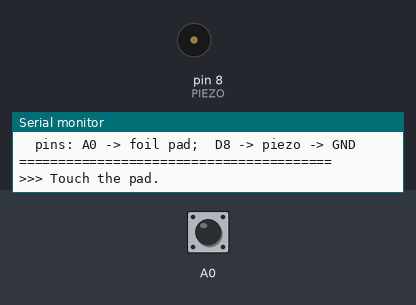
Recording of a sketch running on a simulated Arduino Uno, built with avr-gcc and run on an emulated ATmega328P. Parts: buzzer (waves = sounding), the last lines printed to the serial monitor. The test bench sets the inputs (shaded band); at power-on: A0 HIGH.

Above: at 2.1 s.
2.2 s: A0 pulled LOW for 0.15 s
At 3.0 s:
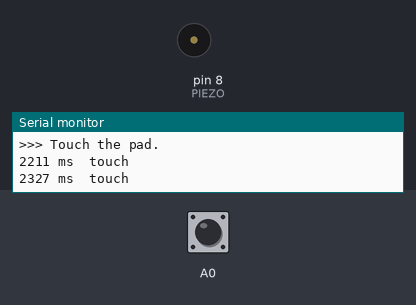
3.8 s: A0 pulled LOW for 3.2 s
At 3.97 s:
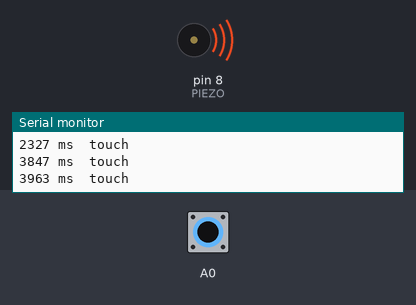
Timing chart, 0 to 8.6 s (numbered marks = the images above; inputs shaded):
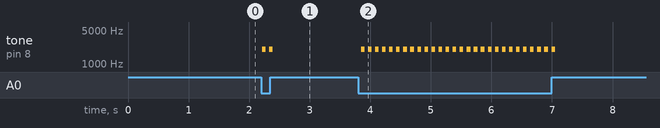

Measured:
- after the input at 2.2 s, tone on pin 8 (PIEZO): alternates 2000 Hz for 0.06 s and silent for 0.06 s, 4 changes in all, then stays silent, starting at once
- after the input at 3.8 s, tone on pin 8 (PIEZO): alternates 2000 Hz for 0.06 s and silent for 0.06 s, 56 changes in all, then stays silent, starting after 0.05 s

The sketch:

05_make_it_answer.ino
```cpp
// TASK 5: MAKE IT ANSWER BACK
//
// Goal: input drives output. This is the smallest complete interaction, and
// it is the template for most of what you will build in the project weeks.
//
// Everything before this was one half. Task 4 sensed, tasks 1 to 3 acted.
// Here they are wired together: touch the pad, feel a response.
//
// PINS  build this before you upload
//
//   A0 ---- bare wire ---- foil     the pad you built in task 04
//   D8 ---- piezo ---- GND          the piezo you built first
//
//   Three wires, and still no transistor. You already built both halves;
//   this task only joins them.
//
//   UPGRADE, once the piezo version works: move the output to the coin motor
//   on D9 and swap respond() for the analogWrite version below. That needs
//   the driver circuit from task 01, which is the point at which this stops
//   being three wires.

#include "logger.h"

#include <ADCTouch.h>

const int PAD   = A0;
const int PIEZO = 8;     // start here: no driver, two wires
// const int MOTOR = 9;  // upgrade: needs the task 01 transistor circuit

// ---- CHANGE ME ------------------------------------------------------------
float threshold  = 1.01;
int   debounceMs = 100;   // ignore re-triggers this soon after one fires
// ---------------------------------------------------------------------------

int baseline[25];
int idx = 0;
unsigned long lastFire = 0;

int baselineAverage() {
  long t = 0;
  for (int i = 0; i < 25; i++) t += baseline[i];
  return t / 25;
}

// ---- THE INTERESTING PART -------------------------------------------------
// Everything above is plumbing. THIS is your design decision.
void respond() {
  tone(PIEZO, 2000);
  delay(60);
  noTone(PIEZO);
}

// The motor version, for when you have built the task 01 driver. Same shape,
// different actuator: that is the whole idea of keeping respond() separate.
//
//   analogWrite(MOTOR, 200);
//   delay(60);
//   analogWrite(MOTOR, 0);

void setup() {
  pinMode(PIEZO, OUTPUT);
  logBegin("TASK 05  make it answer", "A0 -> foil pad;  D8 -> piezo -> GND");
  for (int i = 0; i < 25; i++) baseline[i] = ADCTouch.read(PAD, 300);
  logHint("Touch the pad.");
}

void loop() {
  int reading = ADCTouch.read(PAD, 300);

  if (reading > baselineAverage() * threshold) {
    if (millis() - lastFire > debounceMs) {   // debounce: one touch, one response
      lastFire = millis();
      logEvent("touch");
      respond();
    }
  } else {
    baseline[idx] = reading;
    idx = (idx + 1) % 25;
  }
  delay(20);
}

// ---- THINGS TO TRY --------------------------------------------------------
//
// 1. Set debounceMs to 0 and hold your finger on the pad. It fires continuously
//    and feels broken. Debouncing is not a detail; it is the difference between
//    an interaction and a fault.
//
// 2. Rewrite respond() so the response GROWS: a soft pulse for a quick tap, a
//    longer one if you keep your finger down. Hint: record millis() when the
//    touch starts and check how long it has lasted.
//
// 3. Build the task 01 driver and move respond() to the coin motor. The same
//    touch, answered by a buzz instead of a tick. Notice how much more the
//    motor commits to the answer, and how much slower it is to start and stop.
//    Does the mismatch feel wrong, or just unfamiliar?
//
// 4. THE REAL EXERCISE: make it say three different things. Arrived. Something
//    wrong. Finished. Vary only rhythm and strength. Then hand it to another
//    group with the screen turned away and see if they can tell them apart.
//    That is the closing brief.
```

logger.h
```cpp
// Shared logger. The same file sits in every sketch folder, so the Serial
// Monitor looks the same whichever sketch you uploaded.
//
// You do not need to install anything. The Arduino IDE compiles every file
// next to the .ino, so this is picked up automatically.
//
// Why it exists: at a bench, "tick" on its own does not tell you whether you
// uploaded the right sketch to the right board. logBegin() prints a banner
// that names the sketch and the pins, so one glance confirms it.

#pragma once
#include <Arduino.h>

// Opens the port and prints the banner. Call this first in setup().
//   name  what this sketch is, e.g. "02 piezo"
//   pins  the wiring in one line, e.g. "D8 -> piezo, other leg -> GND"
inline void logBegin(const char *name, const char *pins) {
  Serial.begin(9600);
  while (!Serial && millis() < 2000) { }   // USB boards; Uno passes straight through

  Serial.println();
  Serial.println(F("========================================"));
  Serial.print(F("  "));
  Serial.println(name);
  Serial.print(F("  pins: "));
  Serial.println(pins);
  Serial.println(F("========================================"));
}

// One event, timestamped. Use for anything that happens: "tick", "tap", "WARM".
// The timestamp is what makes a rhythm legible when you cannot hear it well.
inline void logEvent(const char *msg) {
  Serial.print(millis());
  Serial.print(F(" ms  "));
  Serial.println(msg);
}

// An event with a number attached, e.g. logValue("strength", 130).
inline void logValue(const char *label, long value) {
  Serial.print(millis());
  Serial.print(F(" ms  "));
  Serial.print(label);
  Serial.print(F(" = "));
  Serial.println(value);
}

// A line the student is meant to act on, set apart from the event stream.
inline void logHint(const char *msg) {
  Serial.print(F(">>> "));
  Serial.println(msg);
}

// NOTE ON THE SERIAL PLOTTER
// Sketches that draw a graph (04 capacitive, analog_monitor) must print bare
// numbers separated by spaces, and nothing else, or the plotter cannot parse
// them. Those sketches use logBegin() for the banner and then print raw
// numbers directly. Do not wrap their data lines in logEvent().
```
